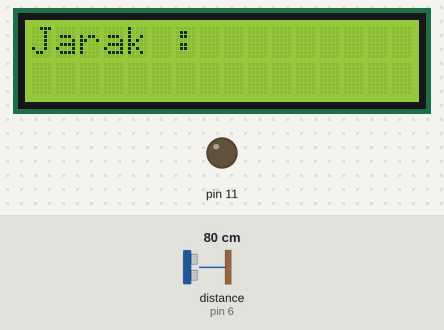
Simulated run of this sketch. Board: Arduino Uno, built with avr-gcc and run on an emulated ATmega328P. Parts: 16×2 character LCD, output pins drawn as LEDs (lit = HIGH). Wiring (inferred from the names in the program): ultrasonic range finder: trigger pin 7; echo pin 6. The inputs (shaded band) are chosen by the test bench; at power-on: distance to the obstacle (sensor on pin 6) 80 cm. The echo pulse lasts 58.3 µs per cm; pins used as bus, display or sensor lines are not drawn; what the sketch prints to the serial monitor is not drawn.

Above: at 0.1 s.
At 1.1 s:
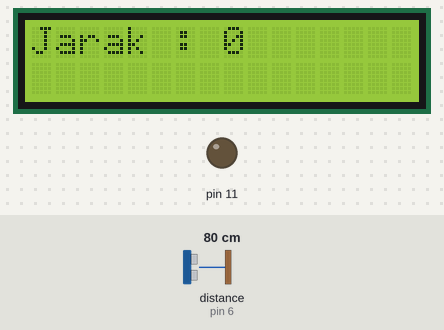

The sketch:

pemberiPakanAyam.ino
```cpp
const int trigPin = 7;
const int echoPin = 6;
//const int trigPin = 10;
//const int echoPin = 9;
#include <LiquidCrystal_I2C.h>
LiquidCrystal_I2C lcd(0x27, 16, 2);

void setup() {
  Serial.begin(9600);
  pinMode(11,OUTPUT);
  lcd.begin();
}

long duration, cm;

void loop()
{
  pinMode(trigPin, OUTPUT);
  digitalWrite(trigPin, LOW);
  delayMicroseconds(2);
  digitalWrite(trigPin, HIGH);
  delayMicroseconds(10);
  digitalWrite(trigPin, LOW);

 lcd.setCursor(0, 0);
  lcd.print("Jarak : ");


  pinMode(echoPin, INPUT);
  duration = pulseIn(echoPin, HIGH);
  Serial.println(cm);
  cm = microsecondsKeCenti(duration);
  Serial.println();
  lcd.setCursor(8, 0);
  lcd.print(cm);
//  delay(300);
//  lcd.clear();
}
long microsecondsKeCenti(long microseconds)
{
  return microseconds / 29 / 2;
}
```
